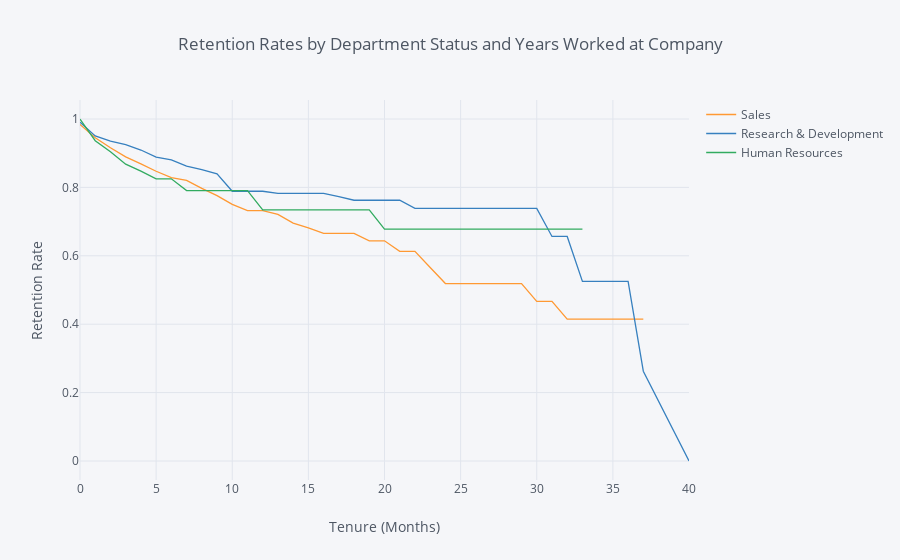

Here is the notebook cell this chart was saved with:
### Markdown cell above
## 7. Let's investigate whether the department the employee works in has an impact on how long they stay with the company. Generate and plot survival curves showing retention by department and years the employee has worked at the company.

### Code cell
rates8 = survival(data, 'Department', 'YearsAtCompany', 'Attrition')

rates8.iplot(kind='line', xTitle='Tenure (Months)', yTitle='Retention Rate',
            title='Retention Rates by Department Status and Years Worked at Company')

### Figure 1 — Plotly figure (JSON) as saved in the notebook; plotly's stock layout.template omitted (floating-point values rounded to 4 significant figures)
{"data": [{"line": {"color": "rgba(255, 153, 51, 1.0)", "dash": "solid", "shape": "linear", "width": 1.3}, "mode": "lines", "name": "Sales", "text": "", "type": "scatter", "uid": "4eac3942-7ee6-4a34-9e85-e2596d153401", "x": [0, 1, 2, 3, 4, 5, 6, 7, 8, 9, 10, 11, 12, 13, 14, 15, 16, 17, 18, 19, 20, 21, 22, 23, 24, 25, 26, 27, 29, 30, 31, 32, 33, 34, 36, 37, 40], "y": [0.9843, 0.9453, 0.9158, 0.8891, 0.8689, 0.8473, 0.8285, 0.8205, 0.7971, 0.7759, 0.7502, 0.7319, 0.7319, 0.7209, 0.6956, 0.6819, 0.6653, 0.6653, 0.6653, 0.6438, 0.6438, 0.6132, 0.6132, 0.566, 0.5188, 0.5188, 0.5188, 0.5188, 0.5188, 0.467, 0.467, 0.4151, 0.4151, 0.4151, 0.4151, 0.4151, ""]}, {"line": {"color": "rgba(55, 128, 191, 1.0)", "dash": "solid", "shape": "linear", "width": 1.3}, "mode": "lines", "name": "Research & Development", "text": "", "type": "scatter", "uid": "c737554e-be6c-4327-b94b-d0709b1756bd", "x": [0, 1, 2, 3, 4, 5, 6, 7, 8, 9, 10, 11, 12, 13, 14, 15, 16, 17, 18, 19, 20, 21, 22, 23, 24, 25, 26, 27, 29, 30, 31, 32, 33, 34, 36, 37, 40], "y": [0.9906, 0.9503, 0.9351, 0.9249, 0.9093, 0.8886, 0.8805, 0.8624, 0.852, 0.8399, 0.7887, 0.7887, 0.7887, 0.7825, 0.7825, 0.7825, 0.7825, 0.7729, 0.7624, 0.7624, 0.7624, 0.7624, 0.7386, 0.7386, 0.7386, 0.7386, 0.7386, 0.7386, 0.7386, 0.7386, 0.6565, 0.6565, 0.5252, 0.5252, 0.5252, 0.2626, 0]}, {"line": {"color": "rgba(50, 171, 96, 1.0)", "dash": "solid", "shape": "linear", "width": 1.3}, "mode": "lines", "name": "Human Resources", "text": "", "type": "scatter", "uid": "8ee1cfbf-bf3a-4c3f-8e11-01ed42e19035", "x": [0, 1, 2, 3, 4, 5, 6, 7, 8, 9, 10, 11, 12, 13, 14, 15, 16, 17, 18, 19, 20, 21, 22, 23, 24, 25, 26, 27, 29, 30, 31, 32, 33, 34, 36, 37, 40], "y": [1, 0.9365, 0.9042, 0.868, 0.8474, 0.8251, 0.8251, 0.7907, 0.7907, 0.7907, 0.7907, 0.7907, 0.7342, 0.7342, 0.7342, 0.7342, 0.7342, 0.7342, 0.7342, 0.7342, 0.6777, 0.6777, 0.6777, 0.6777, 0.6777, 0.6777, 0.6777, 0.6777, 0.6777, 0.6777, 0.6777, 0.6777, 0.6777, "", "", "", ""]}], "layout": {"legend": {"bgcolor": "#F5F6F9", "font": {"color": "#4D5663"}}, "paper_bgcolor": "#F5F6F9", "plot_bgcolor": "#F5F6F9", "title": {"font": {"color": "#4D5663"}, "text": "Retention Rates by Department Status and Years Worked at Company"}, "xaxis": {"gridcolor": "#E1E5ED", "showgrid": true, "tickfont": {"color": "#4D5663"}, "title": {"font": {"color": "#4D5663"}, "text": "Tenure (Months)"}, "zerolinecolor": "#E1E5ED"}, "yaxis": {"gridcolor": "#E1E5ED", "showgrid": true, "tickfont": {"color": "#4D5663"}, "title": {"font": {"color": "#4D5663"}, "text": "Retention Rate"}, "zerolinecolor": "#E1E5ED"}}}
